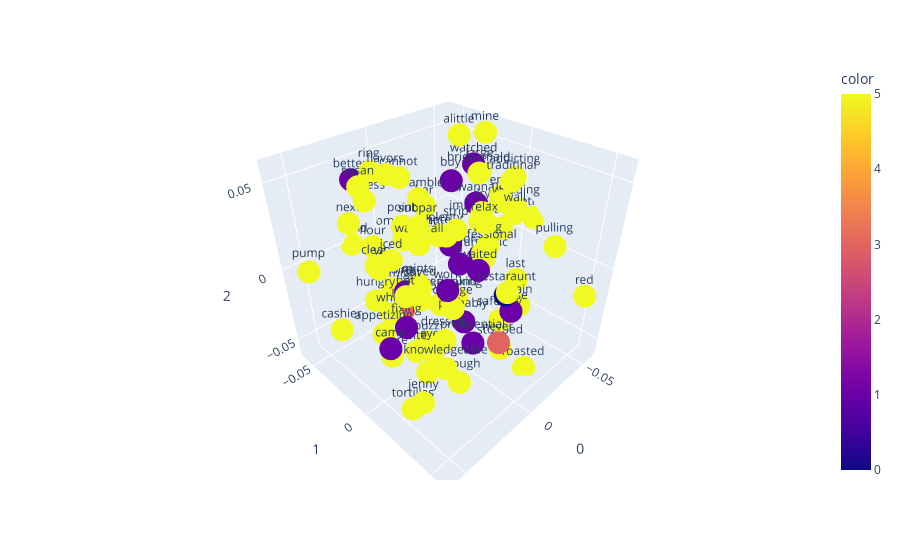

This figure's notebook cell:
### Code cell
plot_embeded_text(model,tokenizer,X_features=X,y_results=data_file['stars'])
